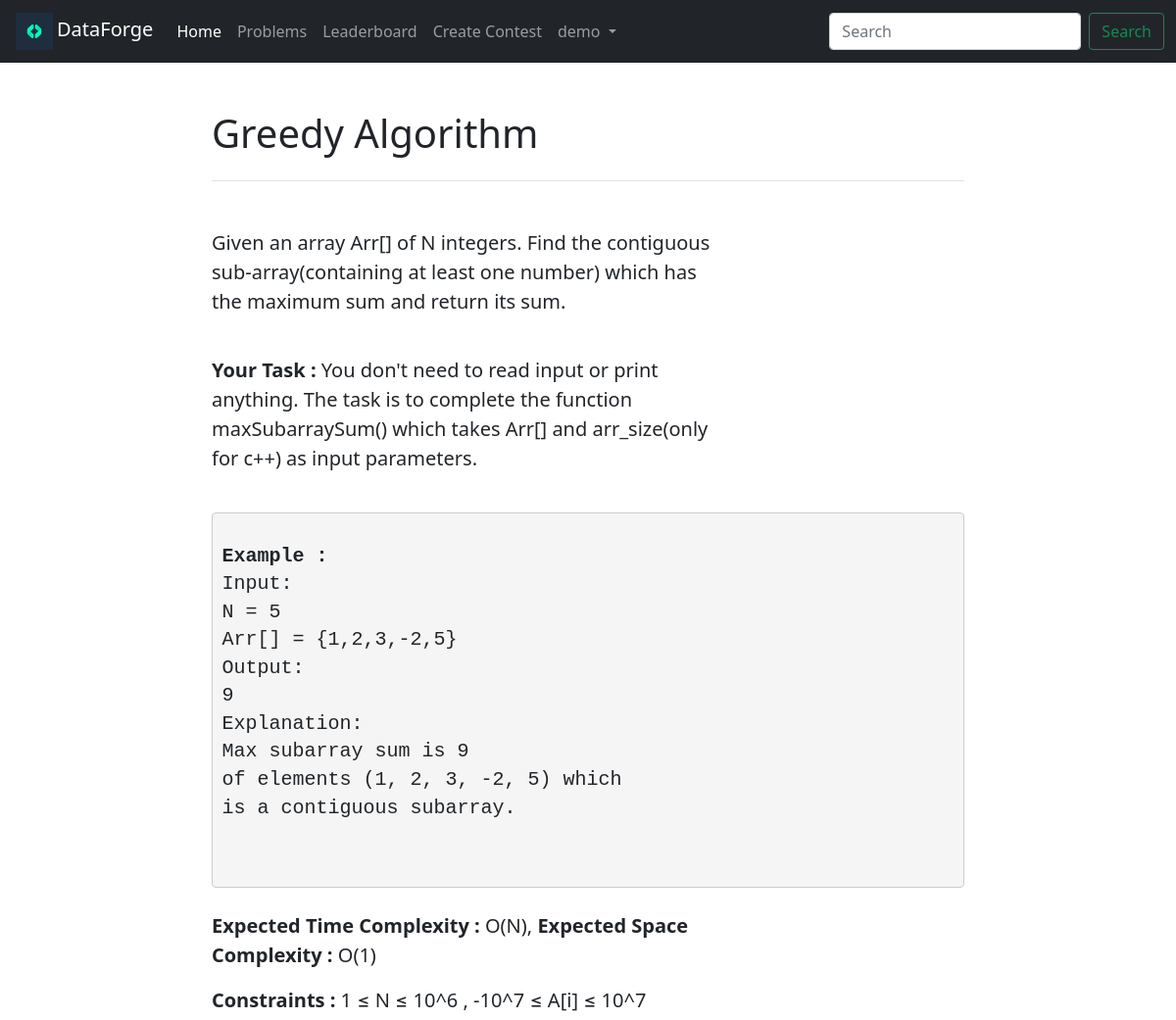
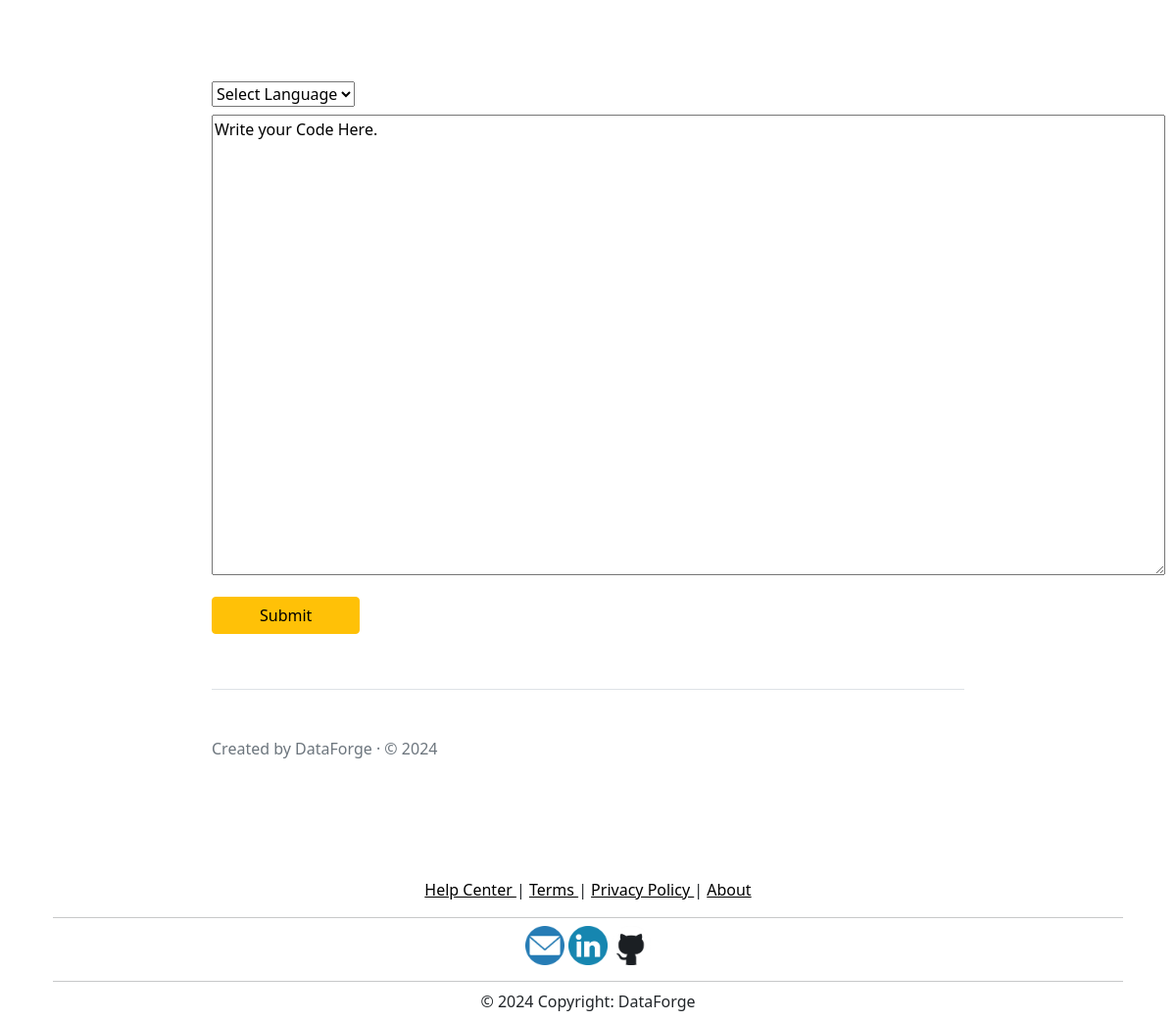
The app's page /problem_desc/demo/1 with its own data (2 pictures, top to bottom).
### Home/models.py (models this page shows, shortened)
class User(models.Model):
    username = models.CharField(primary_key=True,max_length=122)
    name = models.CharField(max_length=122)
    email = models.CharField(unique=True,max_length=122)
    password = models.CharField(max_length=32)
    problems_solved = models.IntegerField(default=0)

class Problem(models.Model):
    id = models.IntegerField(primary_key=True)
    name = models.CharField(max_length=122)
    type = models.CharField(max_length=50)
    difficuilty = models.CharField(max_length=10)
    statement = models.TextField()
    task = models.TextField(null=True)
    time_complexity = models.CharField(max_length=50,null=True)
    space_complexity = models.CharField(max_length=50,null=True)
    constraints = models.CharField(max_length=122,null=True)
    example = models.TextField(null=True)

### Home/views.py (the view)
# urls.py: path("problem_desc/<str:user_name>/<int:id>", views.problem_description, name="problem_description"),
def problem_description(request,user_name,id):
    user = User.objects.get(username=str(user_name))
    problem = Problem.objects.get(id=id)
    rank = User.objects.all().filter(problems_solved__gt=user.problems_solved).count() + 1
    return render(request,'problem_desc.html',{'user':user,'problem':problem,'rank':rank})

### templates/problem_desc.html (shortened to what this page needs)
{% extends 'base.html' %}
{% block account %}
  <li class="nav-item dropdown">
    <a class="nav-link dropdown-toggle" href="#" id="navbarDropdown" role="button" data-bs-toggle="dropdown" aria-expanded="false">
        {{ user.name }}
    </a>
  </li>
{% endblock account %}
{% block problems %}
<li class="nav-item">
  <a class="nav-link" href="/problems/{{ user.username }}">Problems</a>
</li>
{% endblock problems %}
{% block navbar %}
  <form class="d-flex" method="post" action="/problem_search/{{ user.username }}">
    <input class="form-control me-2" type="search" name="search" placeholder="Search" aria-label="Search">
    <button class="btn btn-outline-success" type="submit">Search</button>
  </form>
{% endblock navbar %}
{% block body %}
<div class="col-lg-8 mx-auto p-3 py-md-5">
    <header class="d-flex align-items-center pb-3 mb-5 border-bottom">
      <a href="/" class="d-flex align-items-center text-dark text-decoration-none">
        <span class="fs-4"><h1>{{ problem.name }}</h1></span>
      </a>
    </header>
    <main>
      <p class="fs-5 col-md-8">{{ problem.statement }}</p>
      <br>
      <p class="fs-5 col-md-8"><strong>Your Task :</strong> {{ problem.task }}</p>
      <br>
      <pre style="display:block;padding:9.5px;margin:0px;line-height: 1.42857143;word-break: break-all;word-wrap: break-word;background-color: #f5f5f5;border: 1px solid #ccc;border-radius: 4px;">
        <p class="fs-5 col-md-8"><strong>Example :</strong> <br>{{ problem.example }}</p>
      </pre>
      <br>
      <p class="fs-5 col-md-8"><strong>Expected Time Complexity :</strong> {{ problem.time_complexity }}, <strong>Expected Space Complexity :</strong> {{ problem.space_complexity }}</p>
      <p class="fs-5 col-md-8"><strong>Constraints :</strong> {{ problem.constraints }}</p>
      <br>
      <br>
      <div class="container px-0 mt-4 mb-4">
        <div class="row fs-5">
        <form method="post" action="/submit_code/{{ user.username }}/{{ problem.id }}">
          <div class="fs-6 col-md-12 col-lg-20">
            <select id="record" name="language" onchange="change_url({{problem.id}})" class="custom-select" >
                <option selected>Select Language</option>
              </select>
            <div class="form-group py-2">
               <textarea id="editor" name="textarea" style="width: 973px;height : 470px;">Write your Code Here.</textarea>
            </div>
          </div>
          <button type="submit" class="btn btn-warning my-2 px-5" >Submit</button>
        </form>
        </div>
      </div>
    </main>
    <footer class="pt-5 my-5 text-muted border-top">
      Created by DataForge &middot; &copy; 2024
    </footer>
  </div>
{% endblock body %}

### records on screen
User: name "demo"
Problem: name "Greedy Algorithm", statement "Given an array Arr[] of N integers. Find the contiguous sub-array(containing at least one number) which has the maximum sum and return its sum.", task "You don't need to read input or print anything. The task is to complete the function maxSubarraySum() which takes Arr[] and arr_size(only for c++) as input parameters.", example "Input: N = 5 Arr[] = {1,2,3,-2,5} Output: 9 Explanation: Max subarray sum is 9 of elements (1, 2, 3, -2, 5) which is a contiguous subarray.", time_complexity "O(N)", space_complexity "O(1)", constraints "1 ≤ N ≤ 10^6 , -10^7 ≤ A[i] ≤ 10^7", language "Select Language"
